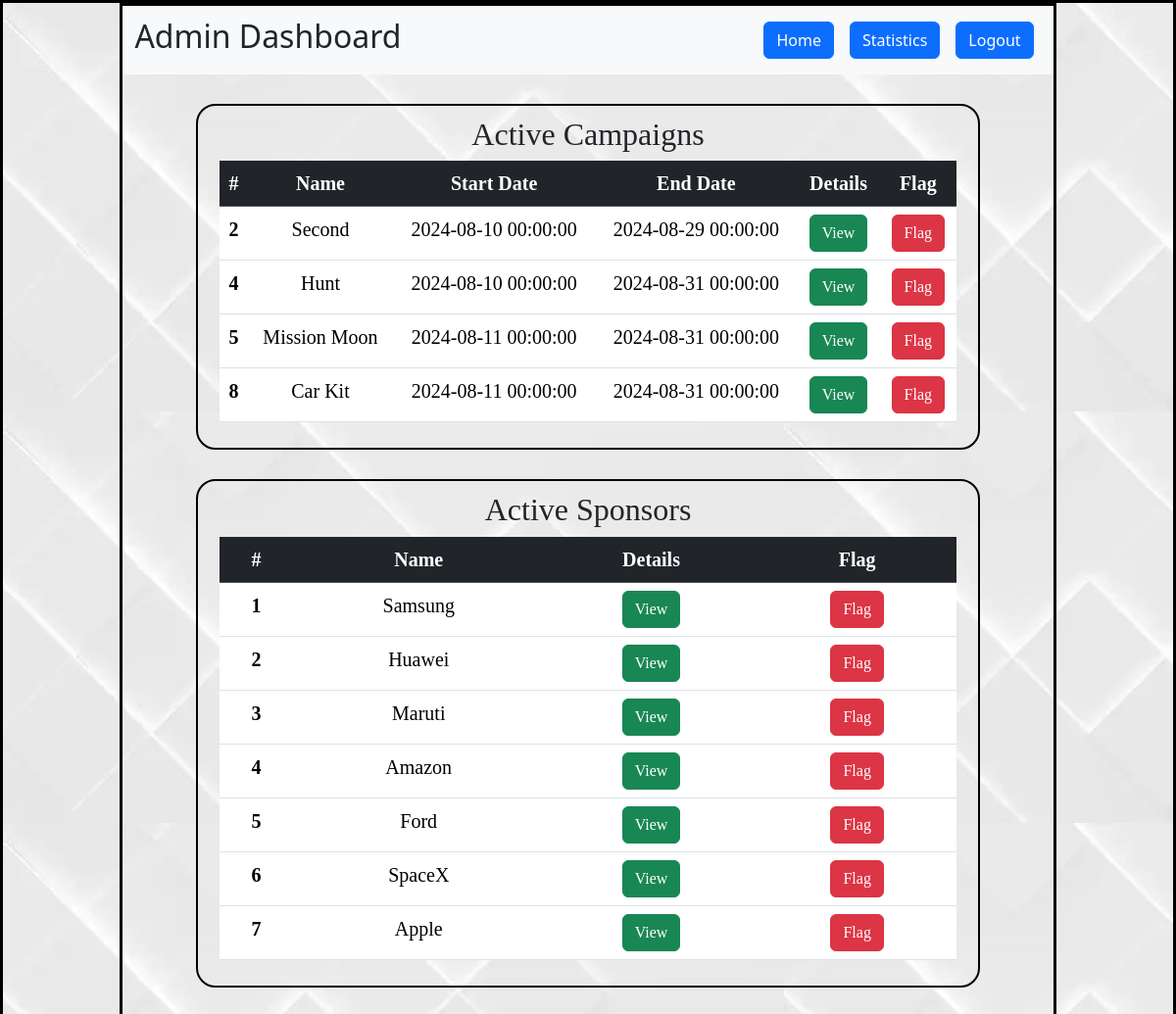
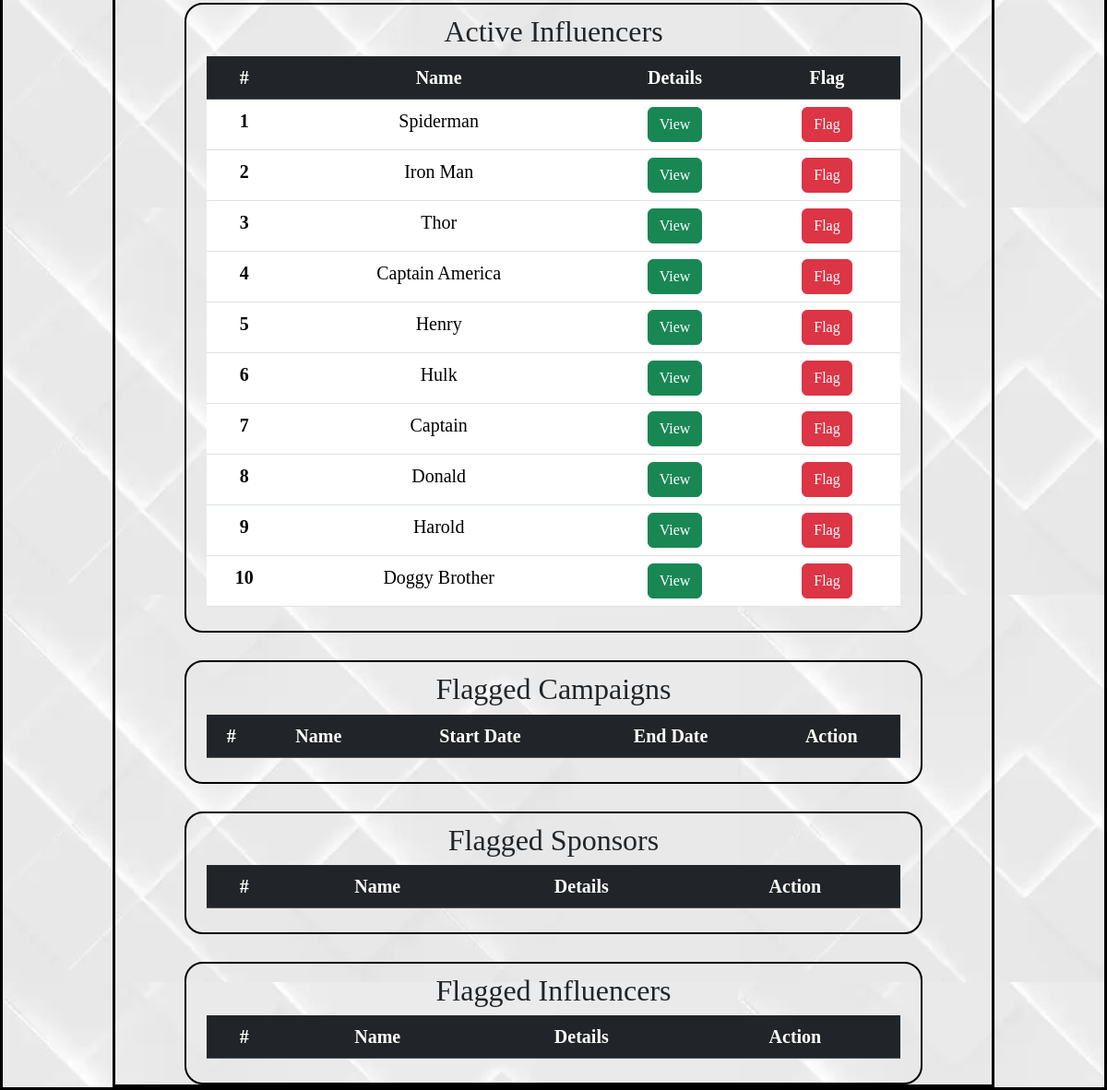
The app's page /admindashboard with its own data (2 pictures, top to bottom).
### backend/models.py (models this page shows)
class Campaign(db.Model):
    __tablename__ = "campaign"
    id = db.Column(db.Integer,primary_key=True,unique=True,nullable=False)
    name = db.Column(db.String,nullable=False)
    description = db.Column(db.Text,nullable=False)
    start_date = db.Column(db.DateTime,nullable=False)
    end_date = db.Column(db.DateTime,nullable=False)
    budget = db.Column(db.Float, nullable=False)
    visibility = db.Column(db.String,default="Public")
    goals = db.Column(db.Text,nullable=False)
    user_id = db.Column(db.Integer,db.ForeignKey("user.id"),nullable=False)
    niche = db.Column(db.String, nullable=False)
    completed = db.Column(db.String,default="No")
    flagged = db.Column(db.Boolean,default=False)
    ad_request = db.relationship("Ad_Request", backref="campaign")
    campaign_request = db.relationship("Campaign_Request", backref="campaign")

class Sponsor(db.Model):
    __tablename__ = "sponsor"
    id = db.Column(db.Integer,primary_key=True)
    user_name = db.Column(db.String,unique=True,nullable=False)
    email = db.Column(db.String,nullable=False)
    pwd = db.Column(db.String,nullable=False)
    niche = db.Column(db.String, nullable=False)
    user_id = db.Column(db.Integer,db.ForeignKey("user.id"),nullable=False)
    flagged = db.Column(db.Boolean,default=False)

class Influencer(db.Model):
    __tablename__="influencer"
    id = db.Column(db.Integer,primary_key=True)
    user_name = db.Column(db.String,unique=True,nullable=False)
    email = db.Column(db.String,nullable=False)
    pwd = db.Column(db.String,nullable=False)
    niche = db.Column(db.String, nullable=False)
    reach = db.Column(db.Integer, nullable=False)
    user_id = db.Column(db.Integer,db.ForeignKey("user.id"))
    platform = db.Column(db.String, nullable=False)
    flagged = db.Column(db.Boolean,default=False)
    ad_request = db.relationship("Ad_Request", backref="influencer")
    campaign_request = db.relationship("Campaign_Request", backref="influencer")

### backend/controllers.py (the view)
@app.route("/admindashboard",methods=["GET","POST"]) #Admin Dashboard
def admin_dashboard():
    campaigns = Campaign.query.filter_by(visibility = "Public", flagged=False, completed="No")
    sponsors = Sponsor.query.filter_by(flagged=False)
    influencers = Influencer.query.filter_by(flagged=False)
    fcampaigns=Campaign.query.filter_by(flagged=True)
    fsponsors=Sponsor.query.filter_by(flagged=True)
    finfluencers = Influencer.query.filter_by(flagged = True)
    return render_template("admindashboard.html", campaigns = campaigns, sponsors = sponsors, fcampaigns=fcampaigns, influencers = influencers, finfluencers = finfluencers, fsponsors = fsponsors)

### templates/admindashboard.html (shortened to what this page needs)
<!DOCTYPE html>
<html lang="en">
<head>
    <link rel="stylesheet" href="/static/style.css">
    <link href="https://cdn.jsdelivr.net/npm/bootstrap@5.3.3/dist/css/bootstrap.min.css" rel="stylesheet">
</head>
<body background="/static/img/backgroundtile.jpg">
  <div id="container">
      <div id="panel">
          <nav class="navbar navbar-expand-lg navbar-light bg-light">
              <div class="container-fluid">
                <label><h2>Admin Dashboard</h2></label>
                <div class="collapse navbar-collapse" id="navbarSupportedContent">
                  <ul class="navbar-nav ms-auto mb-2 mb-lg-0">
                    <li class="nav-item">
                      <a class="nav-link active float-end" aria-current="page" href="/adminlogout"><button type="button" class="btn btn-primary">Logout</button></a>
                      <a class="nav-link active float-end" aria-current="page" href="/adminstats"><button type="button" class="btn btn-primary">Statistics</button></a>
                      <a class="nav-link active float-end" aria-current="page" href="/admindashboard"><button type="button" class="btn btn-primary">Home</button></a>
                    </li>
                  </ul>
                </div>
              </div>
          </nav>
          <div id="input-form" style="height: auto; width: 800px;">
              <h2>Active Campaigns</h2>
              <div class="container">
                  <div class="d-flex justify-content-md-center">
                      <table class="table">
                          <thead>
                              <tr class="table-dark">
                                  <th scope="col">#</th>
                                  <th scope="col">Name</th>
                                  <th scope="col">Start Date</th>
                                  <th scope="col">End Date</th>
                                  <th scope="col">Details</th>
                                  <th scope="col">Flag</th>
                              </tr>
                          </thead>
                          <tbody>
                              {% for cpn in campaigns %}
                              <tr>
                                  <th scope="row">{{ cpn.id }}</th>
                                  <td>{{ cpn.name }}</td>
                                  <td>{{ cpn.start_date }}</td>
                                  <td>{{ cpn.end_date }}</td>
                                  <td>
                                      <button type="button" class="btn btn-success" data-bs-toggle="modal" data-bs-target="#ViewActiveCampaign{{ cpn.id }}"
                                              data-name="{{ cpn.name }}" data-description="{{ cpn.description }}"
                                              data-start-date="{{ cpn.start_date }}" data-end-date="{{ cpn.end_date }}"
                                              data-budget="{{ cpn.budget }}" data-goals="{{ cpn.goals }}" data-niche="{{ cpn.niche }}"
                                              data-status="{{ cpn.status }}">View</button>
                                  </td>
                                  <td><a href="/admindashboard/cpnflag/{{cpn.id}}" class="btn btn-danger" role = "button">Flag</a></td>
                              </tr>
                              {% endfor %}
                          </tbody>
                      </table>
                  </div>
              </div>
          </div>
          <div id="input-form" style="height: auto; width: 800px;">
              <h2>Active Sponsors</h2>
              <div class="container">
                  <div class="d-flex justify-content-md-center">
                      <table class="table">
                          <thead>
                              <tr class="table-dark">
                                  <th scope="col">#</th>
                                  <th scope="col">Name</th>
                                  <th scope="col">Details</th>
                                  <th scope="col">Flag</th>
                              </tr>
                          </thead>
                          <tbody>
                              {% for spn in sponsors %}
                              <tr>
                                  <th scope="row">{{ spn.id }}</th>
                                  <td>{{ spn.user_name }}</td>
                                  <td>
                                      <button type="button" class="btn btn-success" data-bs-toggle="modal" data-bs-target="#ViewActiveSponsor{{ spn.id }}"
                                              data-name="{{ spn.user_name }}" data-email="{{ spn.email }}"
                                              data-niche="{{ spn.niche }}">View</button>
                                  </td>
                                  <td><a href="/admindashboard/spnflag/{{spn.user_id}}" class="btn btn-danger" role = "button">Flag</a></td>
                              </tr>
                              {% endfor %}
                          </tbody>
                      </table>
                  </div>
              </div>
          </div>
          <div id="input-form" style="height: auto; width: 800px;">
              <h2>Active Influencers</h2>
              <div class="container">
                  <div class="d-flex justify-content-md-center">
                      <table class="table">
                          <thead>
                              <tr class="table-dark">
                                  <th scope="col">#</th>
                                  <th scope="col">Name</th>
                                  <th scope="col">Details</th>
                                  <th scope="col">Flag</th>
                              </tr>
                          </thead>
                          <tbody>
                              {% for inf in influencers %}
                              <tr>
                                  <th scope="row">{{ inf.id }}</th>
                                  <td>{{ inf.user_name }}</td>
                                  <td>
                                      <button type="button" class="btn btn-success" data-bs-toggle="modal" data-bs-target="#ViewActiveInfluencer{{ inf.id }}"
                                              data-name="{{ inf.user_name }}" data-email="{{ inf.email }}" data-platform="{{inf.platform}}"
                                              data-niche="{{ inf.niche }}" data-reach="{{ inf.reach }}">View</button>
                                  </td>
                                  <td><a href="/admindashboard/infflag/{{inf.user_id}}" class="btn btn-danger" role = "button">Flag</a></td>
                              </tr>
                              {% endfor %}
                          </tbody>
                      </table>
                  </div>
              </div>
          </div>
          <div id="input-form" style="height: auto; width: 800px;">
            <h2>Flagged Campaigns</h2>
            <div class="container">
                <div class="d-flex justify-content-md-center">
                    <table class="table">
                        <thead>
                            <tr class="table-dark">
                                <th scope="col">#</th>
                                <th scope="col">Name</th>
                                <th scope="col">Start Date</th>
                                <th scope="col">End Date</th>
                                <th scope="col">Action</th>
                            </tr>
                        </thead>
                    </table>
                </div>
            </div>
        </div>
          <div id="input-form" style="height: auto; width: 800px;">
              <h2>Flagged Sponsors</h2>
              <div class="container">
                  <div class="d-flex justify-content-md-center">
                      <table class="table">
                          <thead>
                              <tr class="table-dark">
                                  <th scope="col">#</th>
                                  <th scope="col">Name</th>
                                  <th scope="col">Details</th>
                                  <th scope="col">Action</th>
                              </tr>
                          </thead>
                      </table>
                  </div>
              </div>
          </div>
          <div id="input-form" style="height: auto; width: 800px;">
            <h2>Flagged Influencers</h2>
            <div class="container">
                <div class="d-flex justify-content-md-center">
                    <table class="table">
                        <thead>
                            <tr class="table-dark">
                                <th scope="col">#</th>
                                <th scope="col">Name</th>
                                <th scope="col">Details</th>
                                <th scope="col">Action</th>
                            </tr>
                        </thead>
                    </table>
                </div>
            </div>
        </div>
      </div>
  </div>
</body>
</html>

### static/style.css (style rules this page uses)
* { margin: 0px; }
#container, #panel { border: 3px solid black; }
#panel { width: 80%; margin: auto; height: auto; text-align: center; }
#input-form { border: 2px solid black; width: 600px; height: 600px; margin: auto; margin-top: 30px; border-radius: 20px; padding:10px; font-family:'Berlin Sans FB'; font-size: 20px }

### records on screen
Campaign: id "2", name "Second", start_date "2024-08-10 00:00:00", end_date "2024-08-29 00:00:00"
Campaign: id "4", name "Hunt", start_date "2024-08-10 00:00:00", end_date "2024-08-31 00:00:00"
Campaign: id "5", name "Mission Moon", start_date "2024-08-11 00:00:00", end_date "2024-08-31 00:00:00"
Campaign: id "8", name "Car Kit", start_date "2024-08-11 00:00:00", end_date "2024-08-31 00:00:00"
Sponsor: id "1", user_name "Samsung"
Sponsor: id "2", user_name "Huawei"
Sponsor: id "3", user_name "Maruti"
Sponsor: id "4", user_name "Amazon"
Sponsor: id "5", user_name "Ford"
Sponsor: id "6", user_name "SpaceX"
Sponsor: id "7", user_name "Apple"
Influencer: id "1", user_name "Spiderman"
Influencer: id "2", user_name "Iron Man"
Influencer: id "3", user_name "Thor"
Influencer: id "4", user_name "Captain America"
Influencer: id "5", user_name "Henry"
Influencer: id "6", user_name "Hulk"
Influencer: id "7", user_name "Captain"
Influencer: id "8", user_name "Donald"
Influencer: id "9", user_name "Harold"
Influencer: id "10", user_name "Doggy Brother"
